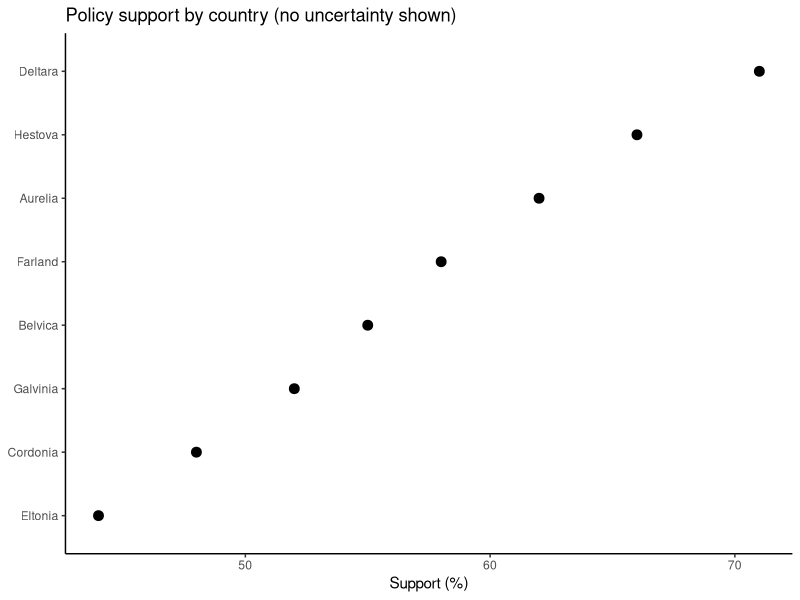
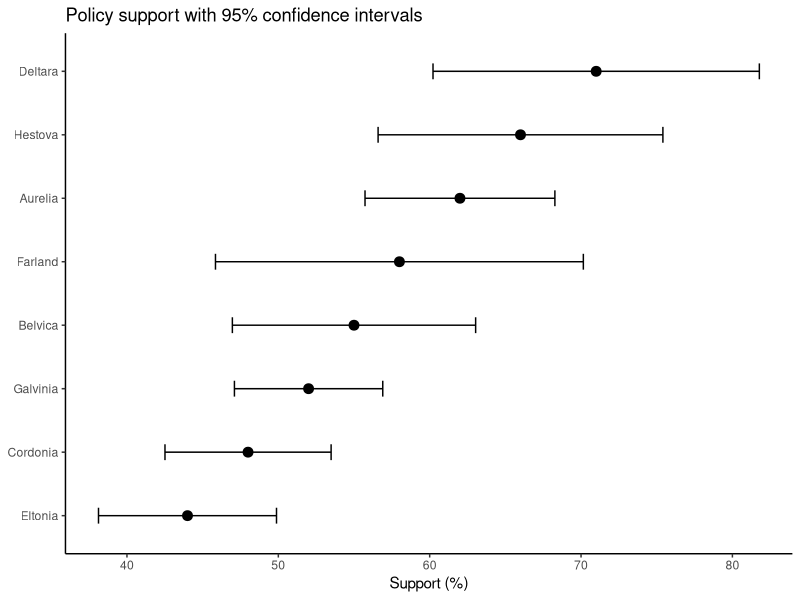
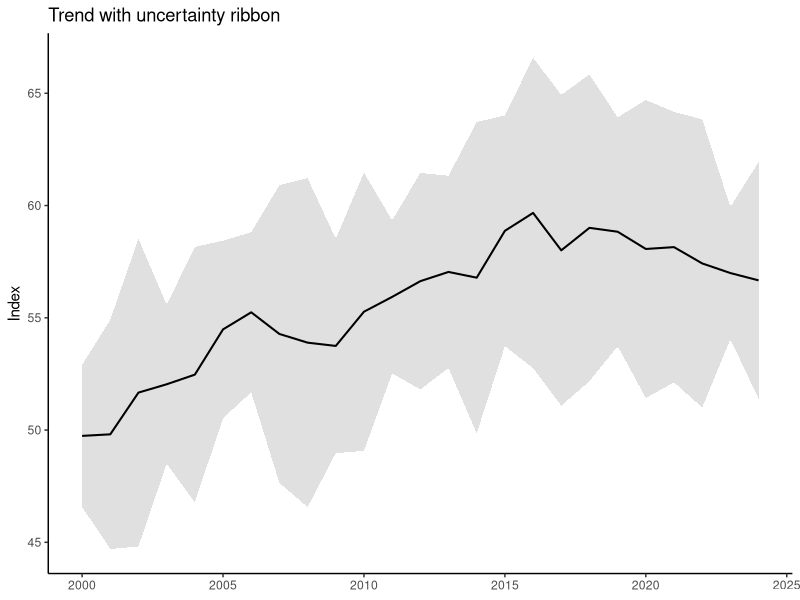
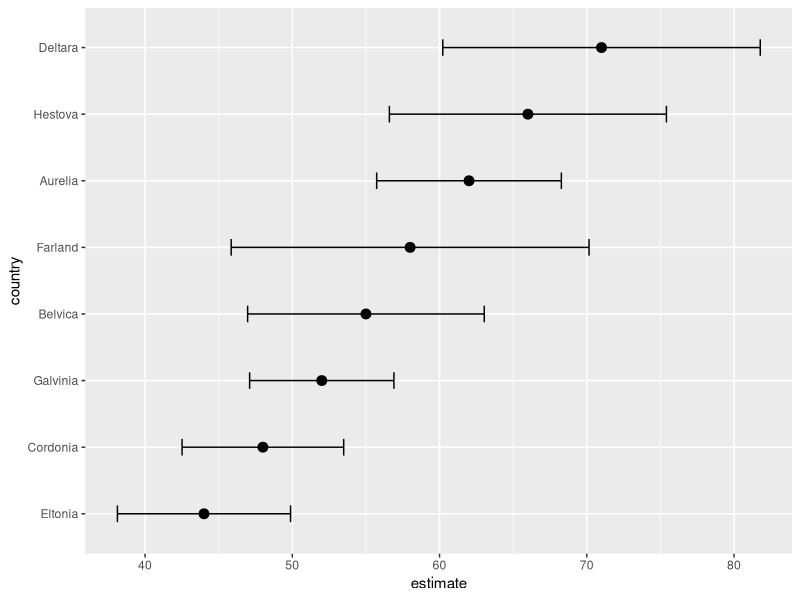
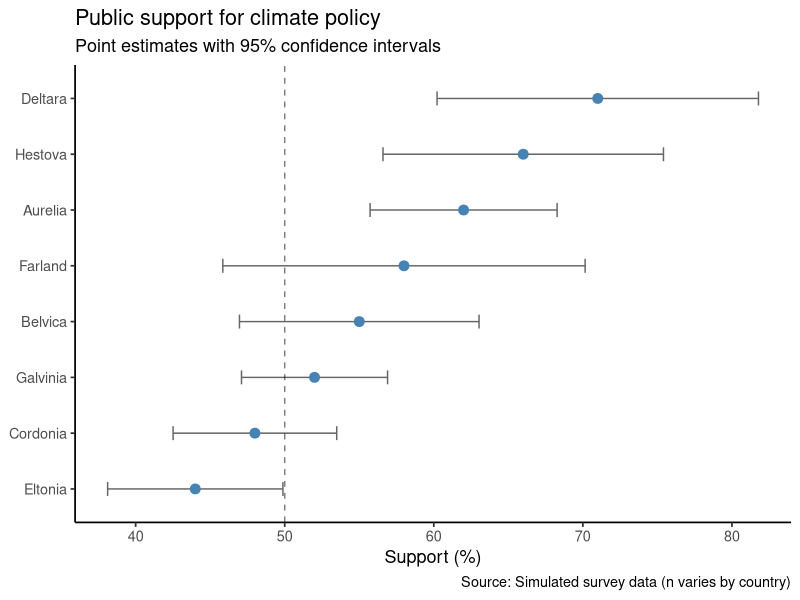

Generate these figures, in order, with R:
## ---- chunk 1
library(ggplot2)
library(dplyr)
library(tidyr)
library(scales)

set.seed(42)
## ---- chunk 2
df <- data.frame(
  country = c("Aurelia", "Belvica", "Cordonia", "Deltara",
              "Eltonia", "Farland", "Galvinia", "Hestova"),
  estimate = c(62, 55, 48, 71, 44, 58, 52, 66),
  se = c(3.2, 4.1, 2.8, 5.5, 3.0, 6.2, 2.5, 4.8)
) %>%
  mutate(
    lower = estimate - 1.96 * se,
    upper = estimate + 1.96 * se,
    country = reorder(country, estimate)
  )
## ---- chunk 3
ggplot(df, aes(x = estimate, y = country)) +
  geom_point(size = 3) +
  theme_classic() +
  labs(x = "Support (%)", y = NULL,
       title = "Policy support by country (no uncertainty shown)")
## ---- chunk 4
ggplot(df, aes(x = estimate, y = country)) +
  geom_errorbarh(aes(xmin = lower, xmax = upper), height = 0.25) +
  geom_point(size = 3) +
  theme_classic() +
  labs(x = "Support (%)", y = NULL,
       title = "Policy support with 95% confidence intervals")
## ---- chunk 5
set.seed(123)
ts <- data.frame(
  year = 2000:2024,
  estimate = cumsum(rnorm(25, 0.3, 1)) + 50
) %>%
  mutate(se = runif(25, 1.5, 4),
         lower = estimate - 1.96 * se,
         upper = estimate + 1.96 * se)

ggplot(ts, aes(x = year, y = estimate)) +
  geom_ribbon(aes(ymin = lower, ymax = upper), fill = "grey70", alpha = 0.4) +
  geom_line(linewidth = 0.7) +
  theme_classic() +
  labs(x = NULL, y = "Index",
       title = "Trend with uncertainty ribbon")
## ---- chunk 6
ggplot(df, aes(x = estimate, y = country)) +
  geom_errorbarh(aes(xmin = lower, xmax = upper), height = 0.25) +
  geom_point(size = 3)
## ---- chunk 7
ggplot(df, aes(x = estimate, y = country)) +
  geom_errorbarh(aes(xmin = lower, xmax = upper), height = 0.25, color = "grey40") +
  geom_point(size = 3, color = "steelblue") +
  geom_vline(xintercept = 50, linetype = "dashed", alpha = 0.5) +
  theme_classic(base_size = 13) +
  labs(
    x = "Support (%)",
    y = NULL,
    title = "Public support for climate policy",
    subtitle = "Point estimates with 95% confidence intervals",
    caption = "Source: Simulated survey data (n varies by country)"
  )
